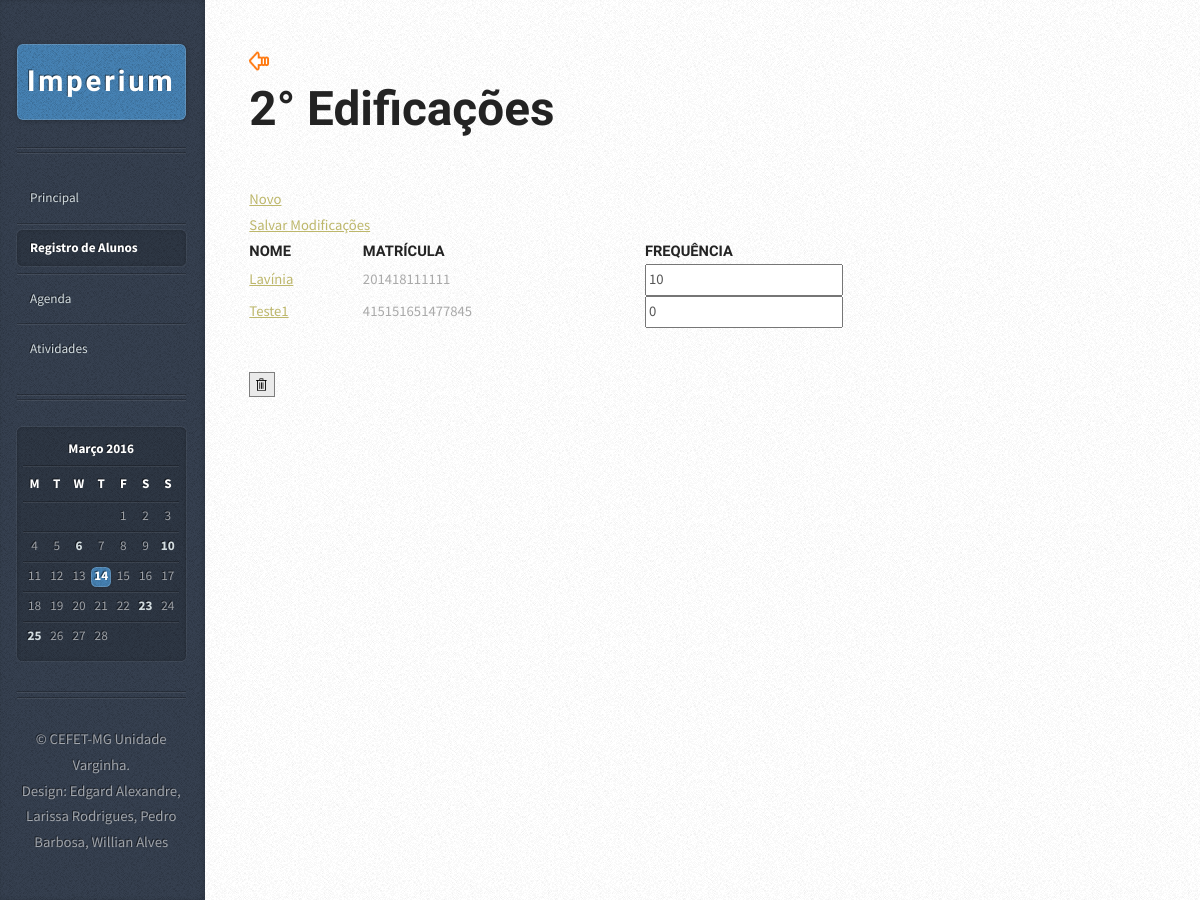
The page /alunoLista.php?id=2 on the database as committed earlier.
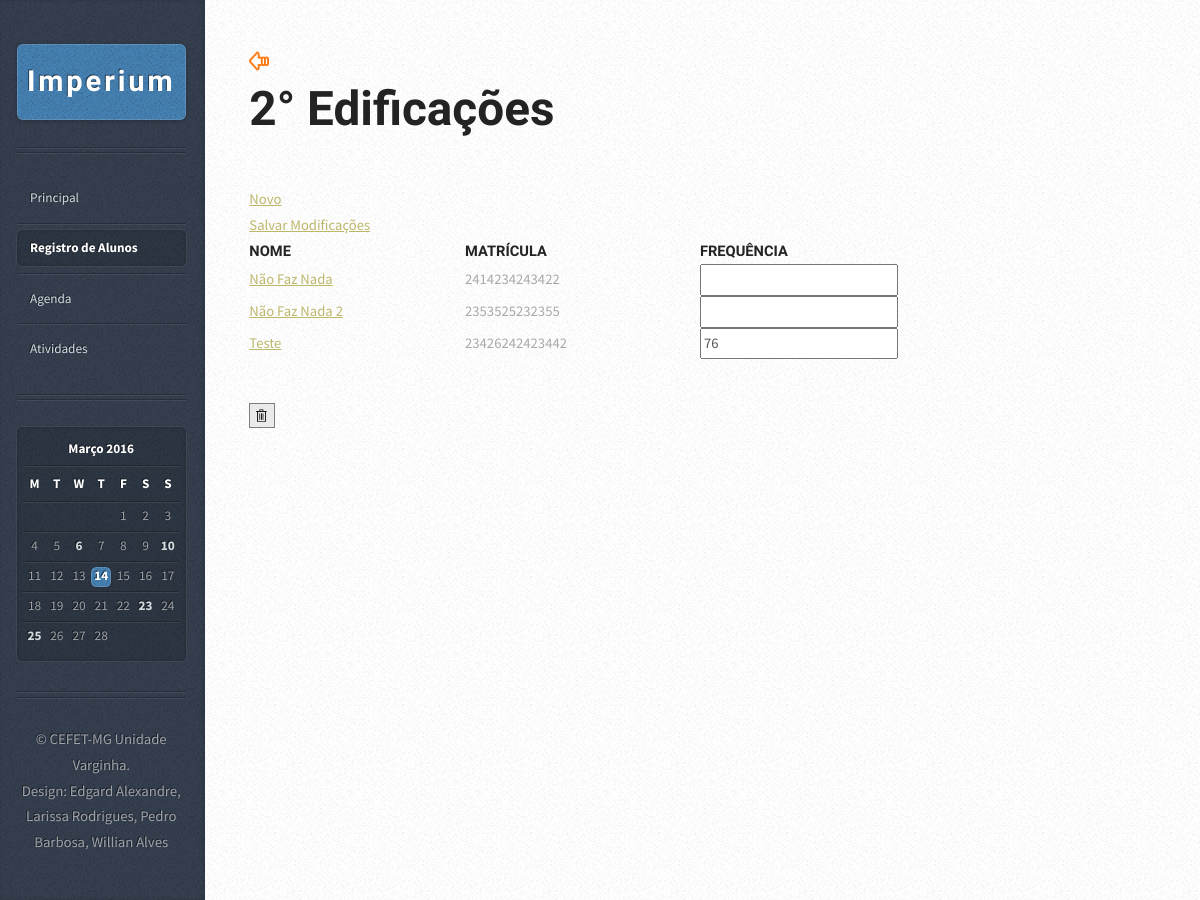
The same page on the database as committed later.
### tables this page shows
CREATE TABLE IF NOT EXISTS `turma` (
  `idTurma` int(11) NOT NULL AUTO_INCREMENT,
  `nomeTurma` varchar(45) DEFAULT NULL,
  PRIMARY KEY (`idTurma`)
);

CREATE TABLE IF NOT EXISTS `aluno` (
  `idAluno` int(11) NOT NULL AUTO_INCREMENT,
  `nomeAluno` varchar(45) NOT NULL,
  `matricula` varchar(45) NOT NULL,
  `frequencia` int(11) DEFAULT NULL,
  `idTurmaAluno` int(11) NOT NULL,
  PRIMARY KEY (`idAluno`),
  KEY `idTurmaAluno` (`idTurmaAluno`)
);

### alunoLista.php (the view, shortened to what this page needs)
<?php
    $PDO = db_connect();
	$aux = $_GET["id"];
    $sql = "SELECT idAluno, nomeAluno, matricula, frequencia FROM Aluno WHERE idTurmaAluno = :idTurma ORDER BY nomeAluno ASC";
	$sql2 = "SELECT idTurma, nomeTurma FROM Turma WHERE idTurma = :idTurma ORDER BY nomeTurma ASC";
    $stmt = $PDO->prepare($sql);
	$stmt2 = $PDO->prepare($sql2);
    $stmt->execute(array(':idTurma' => $aux));
	$stmt2->execute(array(':idTurma' => $aux));
?>
<!DOCTYPE HTML>
<html>
<head>
		<link rel="stylesheet" href="assets/css/mainScreen.css" />
	</head>
<body>
<div id="content">
    <div class="inner">
        <article class="box post post-excerpt">
            <header>
		<a href = "turmaRegistro.php"><img src = "images/icone-voltar.png"></a><br>
        <h2>
			<?php $Turma = $stmt2->fetch(PDO::FETCH_ASSOC)?>
			<p><?php echo $Turma['nomeTurma']?></p>
		</h2>
            </header>
			<table>
				<tr>
					<td><h5>NOME</h5></td>
					<td><h5>MATRÍCULA</h5></td>
					<td><h5>FREQUÊNCIA</h5></td>
				</tr>
				 <?php while($Aluno = $stmt->fetch(PDO::FETCH_ASSOC)): ?>
				<tr>
                    <td><a href = "alunoRegistro.php?id=<?php echo $Aluno['idAluno']?>"><?php echo $Aluno['nomeAluno'] ?></a></td>
					<td><?php echo $Aluno['matricula'] ?></a></td>
                    <td><input type = "number" name = "<?php echo $Aluno['idAluno']?>" value = "<?php echo $Aluno['frequencia'] ?>"></td>
                </tr>
                <?php endwhile; ?>
				<a href="form-add-Aluno.php?id=<?php echo $Turma['idTurma'] ?>"> Novo</a><br>
				<a href="#"> Salvar Modificações</a>
        </table>
        </article>
			<a onClick = "if(confirm('Tem certeza que deseja excluir permanentemente esta turma?')) location.href = 'deleteTurma.php?id=<?php echo $Turma['idTurma']?>';"><img src = "images/pbi_deleteicon.png"></a>
    </div>
</div>
			<div id="sidebar">
					<h1 id="logo"><a href="#">Imperium</a></h1>
					<nav id="nav">
						<ul>
							<li><a href="indexMain.html">Principal</a></li>
							<li class="current"><a href="turmaRegistro.php">Registro de Alunos</a></li>
							<li><a href="calendario.html">Agenda</a></li>
							<li><a href="relatorios.html">Atividades</a></li>
						</ul>
					</nav>
					<section class="box calendar">
						<div class="inner">
							<table>
								<caption>Março 2016</caption>
								<thead>
									<tr>
										<th scope="col" title="Monday">M</th>
										<th scope="col" title="Tuesday">T</th>
										<th scope="col" title="Wednesday">W</th>
										<th scope="col" title="Thursday">T</th>
										<th scope="col" title="Friday">F</th>
										<th scope="col" title="Saturday">S</th>
										<th scope="col" title="Sunday">S</th>
									</tr>
								</thead>
								<tbody>
									<tr>
										<td colspan="4" class="pad"><span>&nbsp;</span></td>
										<td><span>1</span></td>
										<td><span>2</span></td>
										<td><span>3</span></td>
									</tr>
									<tr>
										<td><span>4</span></td>
										<td><span>5</span></td>
										<td><a href="#">6</a></td>
										<td><span>7</span></td>
										<td><span>8</span></td>
										<td><span>9</span></td>
										<td><a href="#">10</a></td>
									</tr>
									<tr>
										<td><span>11</span></td>
										<td><span>12</span></td>
										<td><span>13</span></td>
										<td class="today"><a href="#">14</a></td>
										<td><span>15</span></td>
										<td><span>16</span></td>
										<td><span>17</span></td>
									</tr>
									<tr>
										<td><span>18</span></td>
										<td><span>19</span></td>
										<td><span>20</span></td>
										<td><span>21</span></td>
										<td><span>22</span></td>
										<td><a href="#">23</a></td>
										<td><span>24</span></td>
									</tr>
									<tr>
										<td><a href="#">25</a></td>
										<td><span>26</span></td>
										<td><span>27</span></td>
										<td><span>28</span></td>
										<td class="pad" colspan="3"><span>&nbsp;</span></td>
									</tr>
								</tbody>
							</table>
						</div>
					</section>
					<ul id="copyright">
						<li>&copy; CEFET-MG Unidade Varginha.</li><li>Design: Edgard Alexandre, Larissa Rodrigues, Pedro Barbosa, Willian Alves</a></li>
					</ul>
			</div>
	</body>
</html>

Rows that differ between the two databases and show on the page:
no longer on this page (row edited): aluno: nomeAluno "Lavínia", matricula "201418111111", frequencia "10"
removed aluno: nomeAluno "Teste1", matricula "415151651477845", frequencia "0"
added aluno: nomeAluno "Não Faz Nada", matricula "2414234243422"
added aluno: nomeAluno "Não Faz Nada 2", matricula "2353525232355"
added aluno: nomeAluno "Teste", matricula "23426242423442", frequencia "76"
